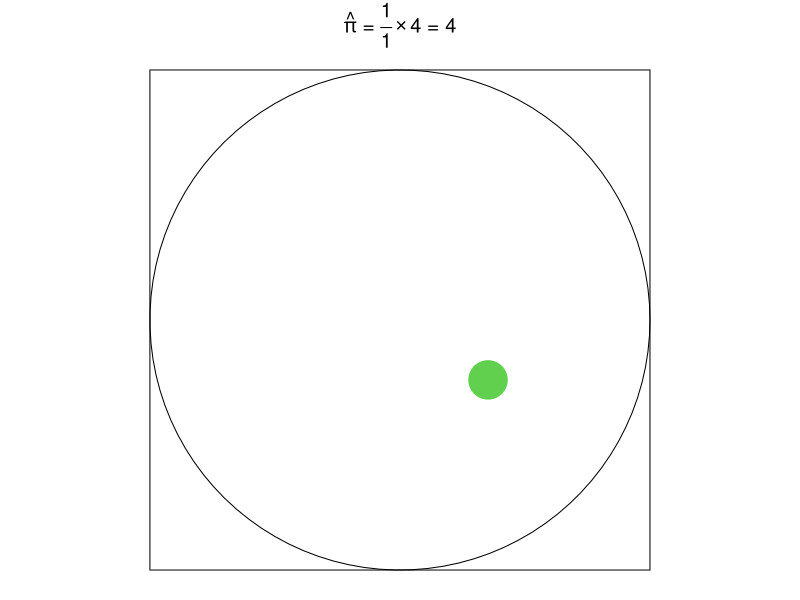
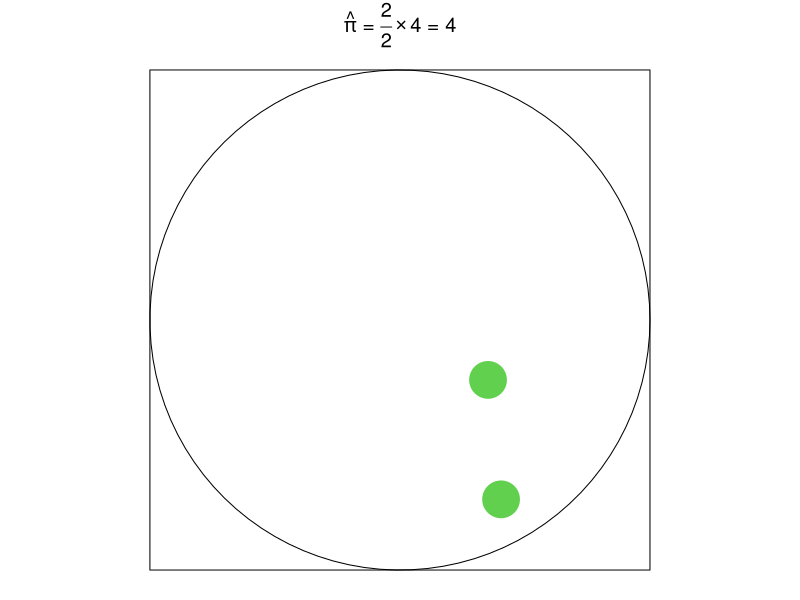
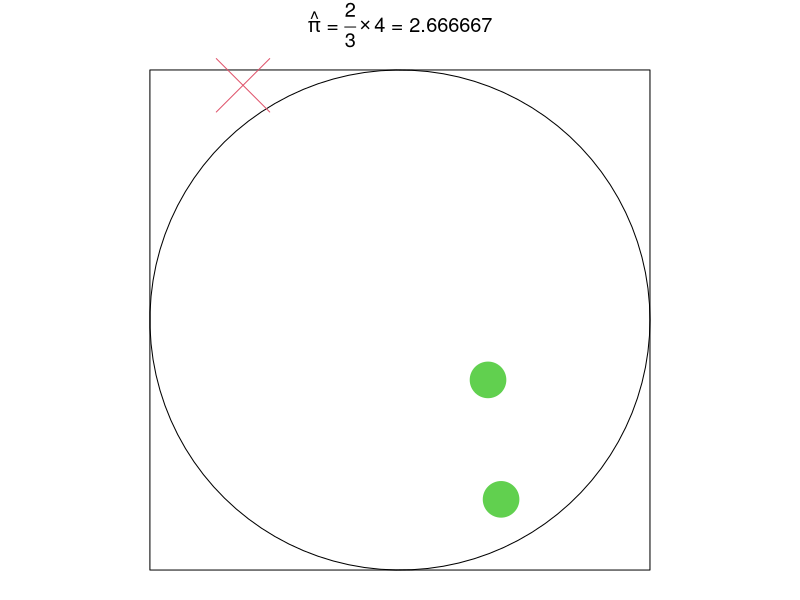
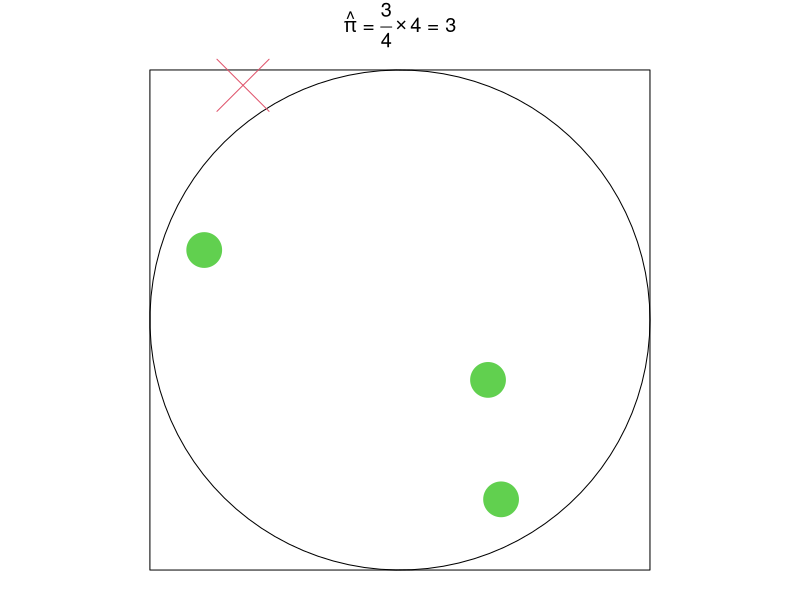
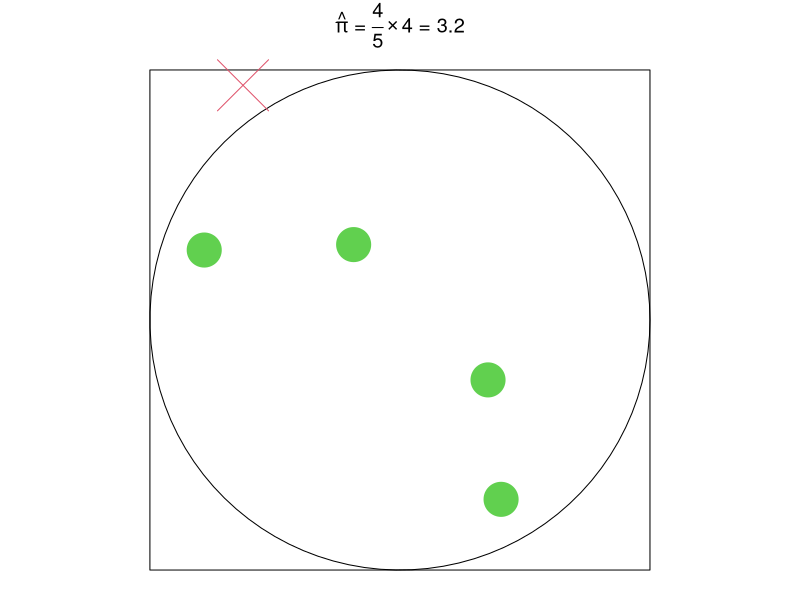
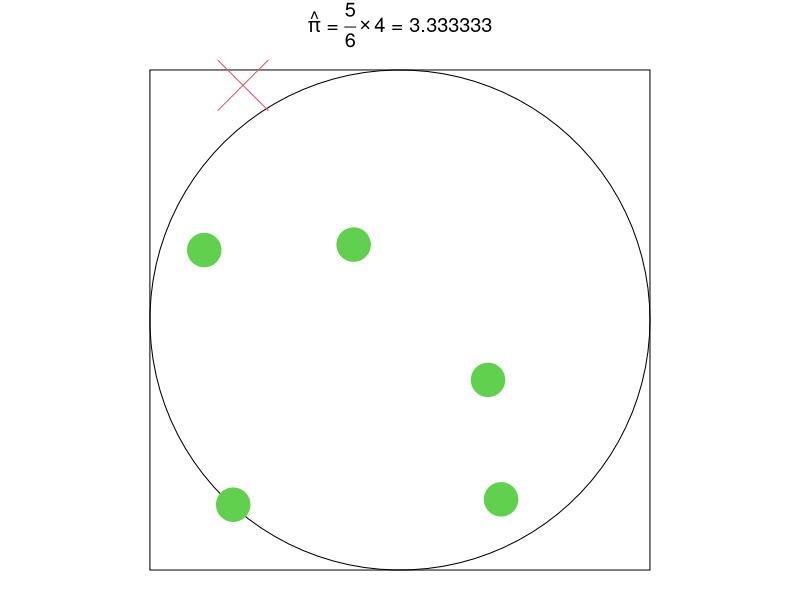
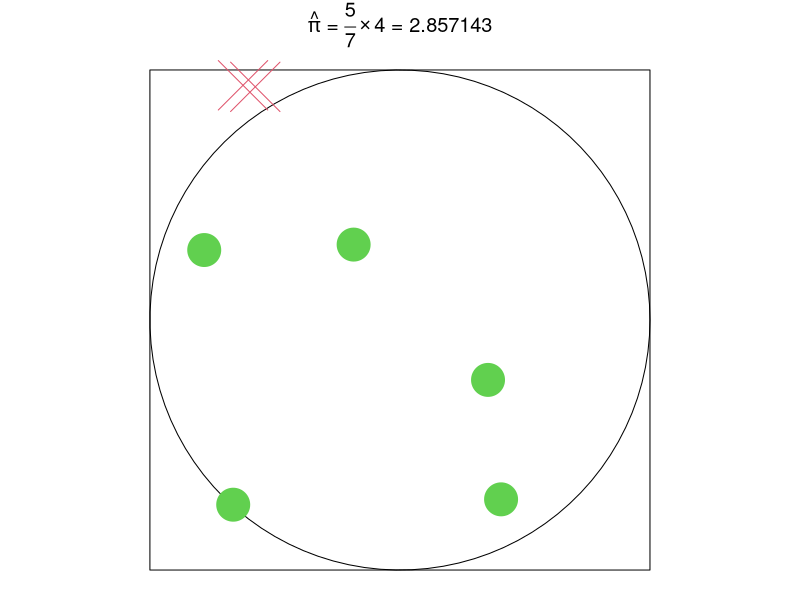
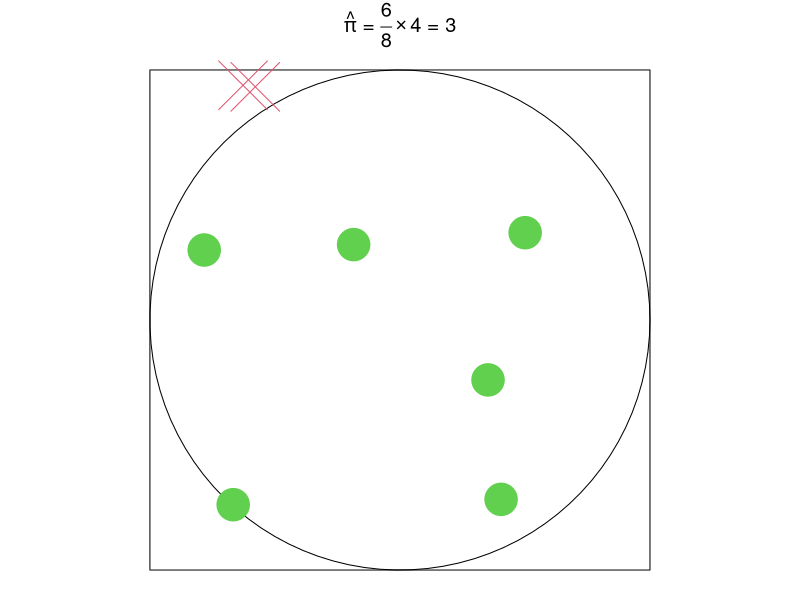

Write the R code that produced these figures, in order.
estimate_pi = function(n = 1000) {
  par(pty = "s", mar = c(0.5, 0.5, 2.5, 0.5))

  # estimate pi by calculating the proportion of points inside the unit circle
  x = runif(n, min = -1, max = 1)
  y = runif(n, min = -1, max = 1)
  inside = (x^2 + y^2) <= 1

  # draw the circle
  theta = seq(0, 2 * pi, length.out = 100)
  xt = cos(theta); yt = sin(theta)

  for (i in seq_len(n)) {
    i_in = head(inside, i)
    n_in = sum(i_in)
    plot(
      xt, yt, axes = FALSE, asp = 1,
      type = "l", bty = "n", xlab = "", ylab = "",
      main = substitute(
        paste(hat(pi), ' = ', frac(n, N) %*% 4, ' = ', pi_est),
        list(n = n_in, N = i, pi_est = round(n_in / i * 4, 6))
      )
    )
    rect(-1, -1, 1, 1)
    points(
      head(x, i), head(y, i), cex = 10 - (i/n)^.2 * 9.2,
      col = i_in + 2, pch = ifelse(i_in, 20, 4)
    )
    Sys.sleep(.05)
    dev.flush()
  }
}

estimate_pi()
